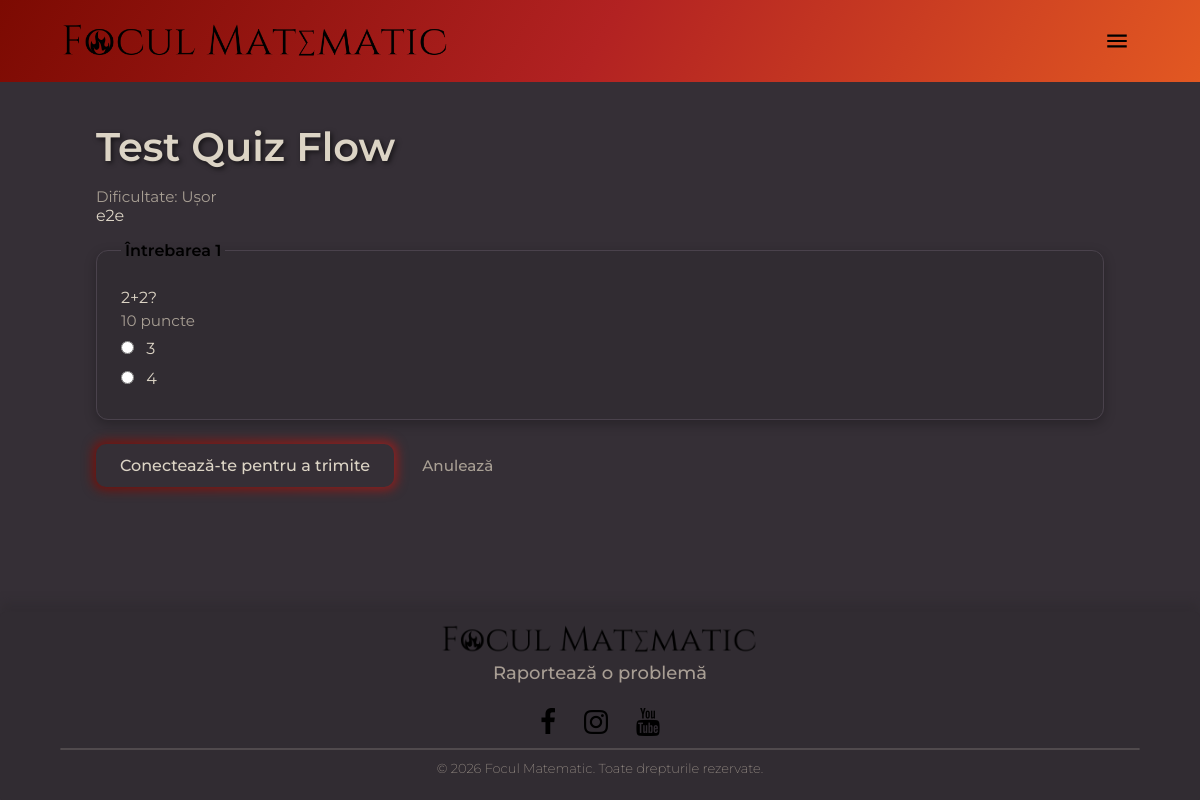
The page /quizzes/2/ on the database as committed earlier.
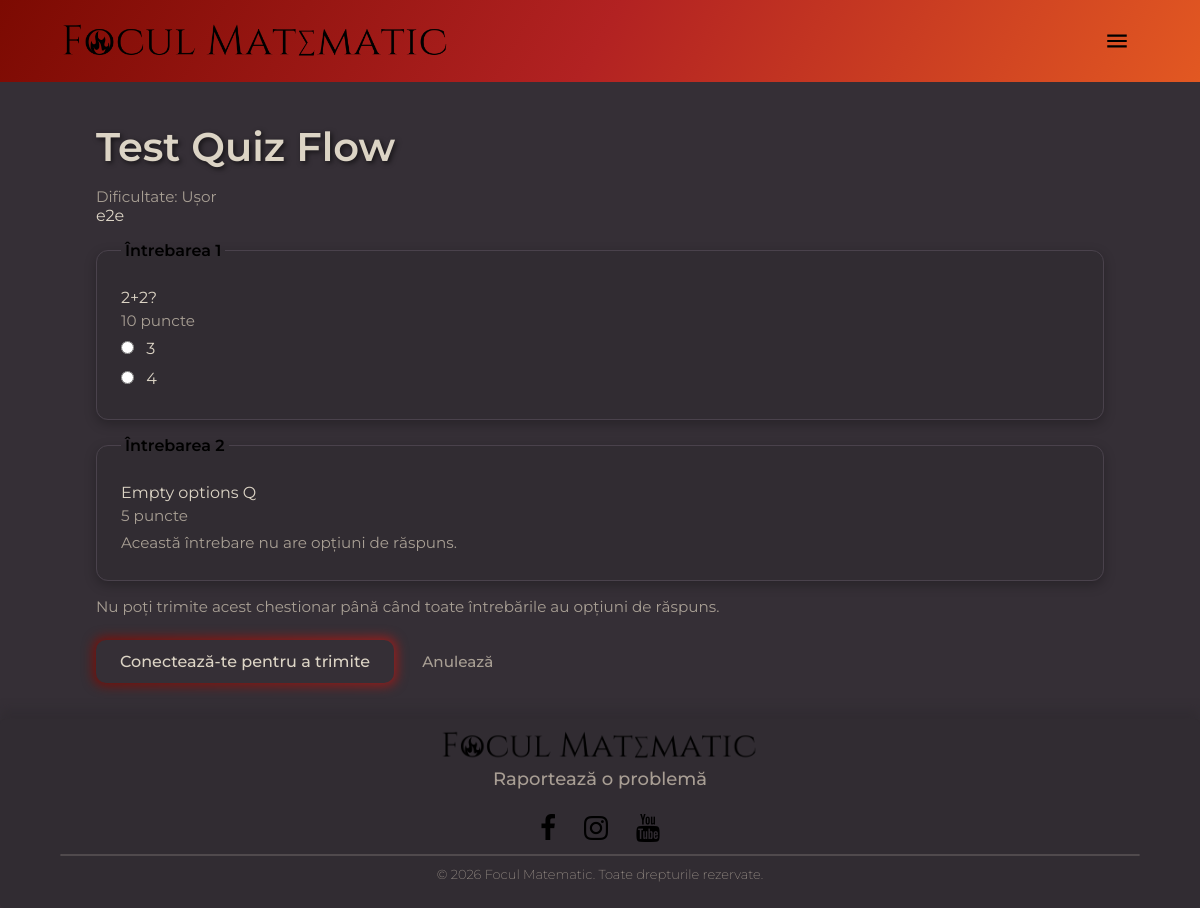
The same page on the database as committed later.
### quizzes/models.py (models this page shows, shortened)
class Question(models.Model):
    FORMAT_GRID = "grid"
    FORMAT_TRUE_FALSE = "true_false"
    FORMAT_INTERACTIVE = "interactive"
    FORMAT_CHOICES = [
        (FORMAT_GRID, "Grilă"),
        (FORMAT_TRUE_FALSE, "Adevărat sau fals"),
        (FORMAT_INTERACTIVE, "Interactiv"),
    ]
    TYPE_MULTIPLE_CHOICE = "multiple_choice"
    TYPE_PARENTHESES_DRAG = "parentheses_drag"
    TYPE_COLUMN_ADDITION = "column_addition"
    TYPE_COLUMN_MULTIPLICATION = "column_multiplication"
    TYPE_COLUMN_DIVISION = "column_division"
    TYPE_COLUMN_SUBTRACTION = "column_subtraction"
    TYPE_MISSING_DIGITS = "missing_digits"
    TYPE_ERROR_SPOTTING = "error_spotting"
    TYPE_PARENTHESES_TARGET = "parentheses_target"
    TYPE_INPUT_OUTPUT = "input_output"
    TYPE_DIVISION_RELATION = "division_relation"
    TYPE_OPERATION_CHAIN = "operation_chain"
    TYPE_DIVISION_TABLE = "division_table"
    TYPE_NUMERIC_INPUT = "numeric_input"
    TYPE_FACTOR_BUILDER = "factor_builder"
    TYPE_FACTOR_ERROR = "factor_error"
    TYPE_FACTOR_MATCH = "factor_match"
    TYPE_POWER_BUILDER = "power_builder"
    TYPE_POWER_MATCH = "power_match"
    TYPE_POWER_TABLE = "power_table"
    TYPE_POWER_CYCLE = "power_cycle"
    TYPE_POWER_SQUARE = "power_square"
    TYPE_POWER_RULE_CHAIN = "power_rule_chain"
    TYPE_POWER_COMPARE = "power_compare"
    TYPE_POWER_ORDER = "power_order"
    TYPE_BASE_VALUES = "base_values"
    TYPE_BASE_MATCH = "base_match"
    TYPE_BINARY_TOGGLE = "binary_toggle"
    TYPE_BASE_ERROR = "base_error"
    TYPE_UNIT_REDUCTION = "unit_reduction"
    TYPE_COMPARISON_METHOD = "comparison_method"
    TYPE_FIGURATIVE_METHOD = "figurative_method"
    TYPE_REVERSE_METHOD = "reverse_method"
    TYPE_FALSE_HYPOTHESIS_METHOD = "false_hypothesis_method"
    TYPE_GEOMETRY_CANVAS = "geometry_canvas"
    TYPE_OPERATION_SEQUENCE = "operation_sequence"
    TYPE_OPERATION_WORKBENCH = "operation_workbench"
    TYPE_DIVISIBILITY_VALUES = "divisibility_values"
    TYPE_DIVISIBILITY_SELECT = "divisibility_select"
    TYPE_DIVISIBILITY_SORT = "divisibility_sort"
    TYPE_DIVISIBILITY_ERROR = "divisibility_error"
    TYPE_CRITERIA_TABLE = "criteria_table"
    TYPE_PRIME_WORKBENCH = "prime_workbench"
    TYPE_DECIMAL_WORKBENCH = "decimal_workbench"
    TYPE_STATISTICS_CHART = "statistics_chart"
    TYPE_ALGEBRA_WORKBENCH = "algebra_workbench"
    TYPE_FRACTION_VISUAL = "fraction_visual"
    TYPE_FRACTION_DOMINO = "fraction_domino"
    TYPE_FRACTION_COMPARE = "fraction_compare"
    TYPE_FRACTION_AXIS = "fraction_axis"
    TYPE_GCD_WORKBENCH = "gcd_workbench"
    TYPE_FRACTION_SCALE = "fraction_scale"
    TYPE_FRACTION_REDUCE_PATH = "fraction_reduce_path"
    TYPE_LCM_WORKBENCH = "lcm_workbench"
    TYPE_COMMON_DENOMINATOR = "common_denominator"
    TYPE_FRACTION_PRODUCT = "fraction_product"
    TYPE_FRACTION_DIVISION = "fraction_division"
    TYPE_FRACTION_POWER = "fraction_power"
    TYPE_FRACTION_PERCENT = "fraction_percent"
    TYPE_CHOICES = [
        (TYPE_MULTIPLE_CHOICE, "Grilă"),
        (TYPE_PARENTHESES_DRAG, "Plasează parantezele"),
        (TYPE_COLUMN_ADDITION, "Adunare în coloană"),
        (TYPE_COLUMN_MULTIPLICATION, "Înmulțire în coloană"),
        (TYPE_COLUMN_DIVISION, "Împărțire în coloană"),
        (TYPE_COLUMN_SUBTRACTION, "Scădere în coloană"),
        (TYPE_MISSING_DIGITS, "Completează cifrele lipsă"),
        (TYPE_ERROR_SPOTTING, "Detectează greșeala"),
        (TYPE_PARENTHESES_TARGET, "Paranteze pentru rezultat-țintă"),
        (TYPE_INPUT_OUTPUT, "Mașină intrare–ieșire"),
        (TYPE_DIVISION_RELATION, "Relația împărțirii"),
        (TYPE_OPERATION_CHAIN, "Lanț de operații"),
        (TYPE_DIVISION_TABLE, "Tabelul împărțirii"),
        (TYPE_NUMERIC_INPUT, "Răspuns numeric"),
        (TYPE_FACTOR_BUILDER, "Construiește factorizarea"),
        (TYPE_FACTOR_ERROR, "Detectează pasul greșit"),
        (TYPE_FACTOR_MATCH, "Potrivește forme echivalente"),
        (TYPE_POWER_BUILDER, "Construiește sau desfă puterea"),
        (TYPE_POWER_MATCH, "Potrivește formele unei puteri"),
        (TYPE_POWER_TABLE, "Completează tabelul puterilor"),
        (TYPE_POWER_CYCLE, "Ciclul ultimei cifre"),
        (TYPE_POWER_SQUARE, "Reprezentarea pătratului"),
        (TYPE_POWER_RULE_CHAIN, "Lanț de reguli pentru puteri"),
        (TYPE_POWER_COMPARE, "Compară două puteri"),
        (TYPE_POWER_ORDER, "Ordonează puteri"),
        (TYPE_BASE_VALUES, "Completează scrierea într-o bază"),
        (TYPE_BASE_MATCH, "Potrivește reprezentări în baze"),
        (TYPE_BINARY_TOGGLE, "Construiește numărul binar"),
        (TYPE_BASE_ERROR, "Detectează eroarea de conversie"),
        (TYPE_UNIT_REDUCTION, "Metoda reducerii la unitate"),
        (TYPE_COMPARISON_METHOD, "Metoda comparației"),
        (TYPE_FIGURATIVE_METHOD, "Metoda figurativă"),
        (TYPE_REVERSE_METHOD, "Metoda mersului invers"),
        (TYPE_FALSE_HYPOTHESIS_METHOD, "Metoda falsei ipoteze"),
        (TYPE_GEOMETRY_CANVAS, "Atelier geometric SVG"),
        (TYPE_OPERATION_SEQUENCE, "Construiește ordinea operațiilor"),
        (TYPE_OPERATION_WORKBENCH, "Calculează expresia pe etape"),
        (TYPE_DIVISIBILITY_VALUES, "Completează divizori și multipli"),
        (TYPE_DIVISIBILITY_SELECT, "Selectează divizori sau multipli"),
        (TYPE_DIVISIBILITY_SORT, "Sortează relații de divizibilitate"),
        (TYPE_DIVISIBILITY_ERROR, "Detectează eroarea de divizibilitate"),
        (TYPE_CRITERIA_TABLE, "Tabelul criteriilor de divizibilitate"),
        (TYPE_PRIME_WORKBENCH, "Atelierul numerelor prime"),
        (TYPE_DECIMAL_WORKBENCH, "Atelierul fracțiilor zecimale"),
        (TYPE_STATISTICS_CHART, "Atelier statistic cu grafice SVG"),
        (TYPE_ALGEBRA_WORKBENCH, "Atelier algebric"),
        (TYPE_FRACTION_VISUAL, "Construiește și reprezintă fracții"),
        (TYPE_FRACTION_DOMINO, "Domino cu fracții echivalente"),
        (TYPE_FRACTION_COMPARE, "Compară și ordonează fracții"),
        (TYPE_FRACTION_AXIS, "Fracții pe axa numerelor"),
        (TYPE_GCD_WORKBENCH, "Atelier pentru c.m.m.d.c."),
        (TYPE_FRACTION_SCALE, "Amplifică și simplifică fracții"),
        (TYPE_FRACTION_REDUCE_PATH, "Traseu spre fracția ireductibilă"),
        (TYPE_LCM_WORKBENCH, "Atelier pentru c.m.m.m.c."),
        (TYPE_COMMON_DENOMINATOR, "Adu fracțiile la același numitor"),
        (TYPE_FRACTION_PRODUCT, "Înmulțește fracții"),
        (TYPE_FRACTION_DIVISION, "Împarte fracții"),
        (TYPE_FRACTION_POWER, "Ridică fracții la putere"),
        (TYPE_FRACTION_PERCENT, "Calculează fracții și procente dintr-o cantitate"),
    ]
    quiz = models.ForeignKey(Quiz, on_delete=models.CASCADE, related_name="questions")
    order = models.PositiveIntegerField(default=0)
    text = models.TextField()
    points = models.IntegerField(default=10)
    explanation = models.TextField(blank=True)
    question_type = models.CharField(
        max_length=30,
        choices=TYPE_CHOICES,
        default=TYPE_MULTIPLE_CHOICE,
    )
    interactive_data = models.JSONField(default=dict, blank=True)
    format_tag = models.CharField(
        max_length=20,
        choices=FORMAT_CHOICES,
        default=FORMAT_GRID,
    )
    class Meta:
        ordering = ["order", "id"]

class AnswerOption(models.Model):
    question = models.ForeignKey(Question, on_delete=models.CASCADE, related_name="options")
    text = models.CharField(max_length=255)
    is_correct = models.BooleanField(default=False)

### quizzes/views.py (the view, shortened to what this page needs)
# urls.py: path("<int:pk>/", views.quiz_take, name="quiz_take"),
def quiz_take(request, pk):
    quiz = _get_quiz_for_take(pk)
    questions = [
        question
        for question in quiz.questions.all()
        if question.question_type == Question.TYPE_MULTIPLE_CHOICE
    ]
    can_submit = all(q.options.all() for q in questions)
    return render(
        request,
        "quizzes/quiz_take.html",
        {"quiz": quiz, "questions": questions, "can_submit": can_submit},
    )

### accounts/context_processors.py (called while the page is built)
def theme(request):
    return {}

### analytics/services.py (called while the page is built)
def log_page_view(*, path: str, session_key: str, user=None) -> PageView:
    return PageView.objects.create(
        path=path[:500],
        session_key=session_key[:40],
        user=user if user and user.is_authenticated else None,
    )

### feedback/context_processors.py (called while the page is built)
def feedback_report_url(from_path: str = "") -> str:
    try:
        url = reverse("report_error")
    except NoReverseMatch:
        url = FEEDBACK_REPORT_PATH
    if from_path:
        return f"{url}?from={from_path}"
    return url

def feedback_urls(request):
    return {
        "feedback_report_url": feedback_report_url(),
    }

### quizzes/views.py (called while the page is built)
def _quiz_with_questions():
    return Quiz.objects.prefetch_related(
        Prefetch(
            "questions",
            queryset=Question.objects.order_by("order", "id").prefetch_related("options"),
        )
    )

def _get_quiz_for_take(pk):
    return get_object_or_404(_quiz_with_questions(), pk=pk)

### templates/quizzes/quiz_take.html (shortened to what this page needs)
{% extends "base.html" %}
{% block content %}
<div class="page-content">
<h1>{{ quiz.title }}</h1>
<p class="muted">Dificultate: {{ quiz.get_difficulty_display }}</p>
{% if quiz.description %}
    <p>{{ quiz.description }}</p>
{% endif %}
{% if not questions %}
    <p class="muted">Acest chestionar nu are încă întrebări.</p>
    <p><a href="{% url 'quiz_list' %}">Înapoi la listă</a></p>
{% else %}
    <form method="post" action="">
        {% for question in questions %}
            <fieldset class="card" style="margin-top:1rem;">
                <legend style="font-weight:600;padding:0 0.25rem;">Întrebarea {{ forloop.counter }}</legend>
                <p style="margin:0.5rem 0 0;">{{ question.text }}</p>
                <p class="muted" style="margin:0.25rem 0 0;">{{ question.points }} puncte</p>
                <ul class="options">
                    {% for option in question.options.all %}
                        <li>
                            <label>
                                <input type="radio" name="q_{{ question.id }}" value="{{ option.id }}" required>
                                {{ option.text }}
                            </label>
                        </li>
                    {% empty %}
                        <li class="muted">Această întrebare nu are opțiuni de răspuns.</li>
                    {% endfor %}
                </ul>
            </fieldset>
        {% endfor %}
        {% if not can_submit %}
            <p class="muted" style="margin-top:1rem;">Nu poți trimite acest chestionar până când toate întrebările au opțiuni de răspuns.</p>
        {% endif %}
        <p style="margin-top:1.25rem;">
            {% if user.is_authenticated %}
                <button type="submit" class="btn"{% if not can_submit %} disabled{% endif %}>Trimite răspunsurile</button>
            {% else %}
                <a class="btn" href="{% url 'login' %}?next={% url 'quiz_take' quiz.pk %}">Conectează-te pentru a trimite</a>
            {% endif %}
            <a href="{% url 'quiz_list' %}" class="muted" style="margin-left:1rem;">Anulează</a>
        </p>
    </form>
{% endif %}
</div>
{% endblock %}

Rows that differ between the two databases and show on the page:
added Question: text "Empty options Q", points "5"
Other text that changed with them:
text now shown: "Nu poți trimite acest chestionar până când toate întrebările au opțiuni de răspuns."
